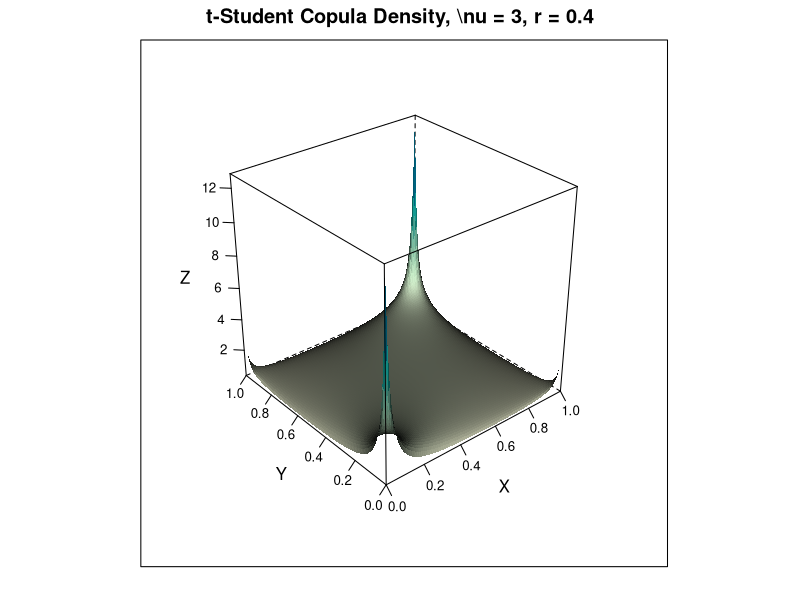

Recreate this plot in R.
rm(list=ls(all=TRUE))
#setwd("C:/...")

#install.packages("lattice")
library(lattice)

v    = 3
r    = 0.4
wyzn = 1 - (r^2)
u    = seq(0, 1, by = 0.01)
w    = u
d    = length(u) 
n    = length(w)
U    = matrix(rep(u, each = n), nrow = n)
W    = matrix(rep(w,d), nrow = n)

y1   = qt(U, v)
y2   = qt(W, v)

y    = cbind(as.vector(y1), as.vector(y2))
R    = cbind(c(1, r), c(r, 1))

g    = (wyzn)^(-0.5)*gamma(v/2+1)*gamma(v/2)/gamma((v+1)/2)^2

d2   = d^2
c2   = (1:d^2)

for (i in 1:d^2){
	c2[i]=((1 + y[i,1]^2/v)*(1 + y[i,2]^2/v))^((v+1)/2)/
    (1 + (y[i, ]%*%solve(R)%*%y[i, ])/v)^(v/2 + 1)
	}
	
c = c2*g
f = matrix(c, nrow = d, byrow = T)
z = cbind(as.vector(U), as.vector(W), c)

s = expand.grid(u = u, w = w)
wireframe(f ~ u*w, s, shade = TRUE, xlab = "X", ylab = "Y", zlab = "Z", 
    main = "t-Student Copula Density, \\nu = 3, r = 0.4", scales = list(arrows = FALSE))
